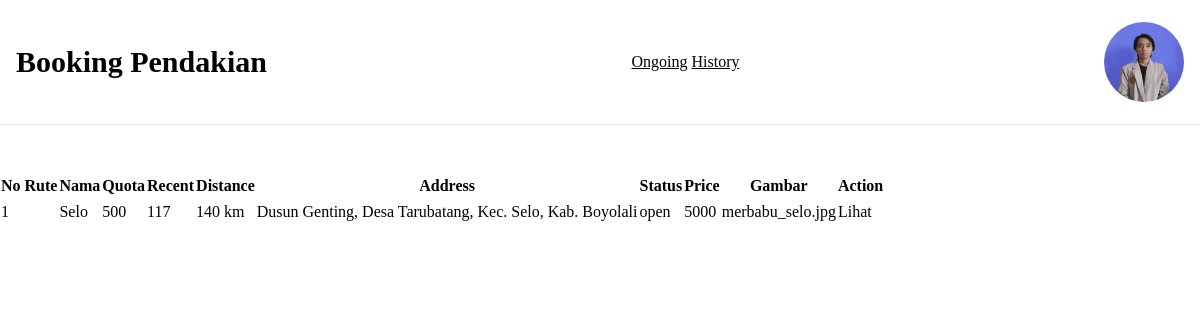
Page /mountaindetail.php (signed in) on the committed database.
### tables this page shows
CREATE TABLE `user_detail` (
  `user_detail_id` int(11) NOT NULL,
  `user_id` int(11) DEFAULT NULL,
  `user_full_name` varchar(50) DEFAULT NULL,
  `user_phone_number` varchar(20) DEFAULT NULL,
  `user_birth_date` date DEFAULT NULL,
  `user_province` varchar(50) DEFAULT NULL,
  `user_city` varchar(50) NOT NULL,
  `user_district` varchar(50) DEFAULT NULL,
  `user_postal_code` char(10) DEFAULT NULL,
  `user_address` text DEFAULT NULL,
  `user_weight` decimal(5,2) DEFAULT NULL,
  `user_height` decimal(5,2) DEFAULT NULL,
  `user_photo` varchar(255) DEFAULT NULL,
  `user_identity_card` varchar(255) DEFAULT NULL,
  `user_identity_status` enum('unverified','verified','rejected') NOT NULL
);

CREATE TABLE `route` (
  `route_id` int(11) NOT NULL,
  `mountain_id` int(11) DEFAULT NULL,
  `route_name` varchar(50) DEFAULT NULL,
  `route_quota` int(11) NOT NULL,
  `route_recent` int(11) NOT NULL,
  `route_distance` int(11) NOT NULL,
  `route_address` text DEFAULT NULL,
  `route_status` enum('open','close') DEFAULT NULL,
  `route_price` int(11) DEFAULT NULL,
  `route_img` varchar(255) DEFAULT NULL
);

### src/mountaindetail.php (the view, shortened to what this page needs)
<?php
include 'connection.php';
$queryRute = $conn->query("SELECT * FROM `route`");
$dataRute = array();
while ($row = $queryRute->fetch_assoc()) {
    $dataRute[] = $row;
}
?>
<!DOCTYPE html>
<html lang="en">
<head>
    <link rel="stylesheet" href="../dist/output.css">
</head>
<body>
    <?php include './components/navbar.php'; ?>
    <table>
        <tr>
            <th>No Rute</th>
            <th>Nama</th>
            <th>Quota</th>
            <th>Recent</th>
            <th>Distance</th>
            <th>Address</th>
            <th>Status</th>
            <th>Price</th>
            <th>Gambar</th>
            <th>Action</th>
        </tr>
        <?php foreach ($dataRute as $key => $value) : ?>
            <tr>
                <td><?php echo $key + 1 ?></td>
                <td><?php echo $value['route_name'] ?> </td>
                <td><?php echo $value['route_quota'] ?> </td>
                <td><?php echo $value['route_recent'] ?></td>
                <td><?php echo $value['route_distance'] ?> km</td>
                <td><?php echo $value['route_address'] ?></td>
                <td><?php echo $value['route_status'] ?></td>
                <td><?php echo $value['route_price'] ?></td>
                <td><?php echo $value['route_img'] ?></td>
                <td><a href="routedetail.php?route=<?php echo $value['route_id'] ?>">Lihat</a></td>
            </tr>
        <?php endforeach; ?>
</body>
</html>

### src/components/navbar.php (shortened to what this page needs)
<nav class="flex justify-between items-center px-4 py-5  h-[125px] mx-auto border-b mb-12 relative">
    <div>
        <a href="./index.php" class="text-3xl font-black">Booking Pendakian</a>
    </div>
    <div>
        <a href="./ongoing.php" class="underline">Ongoing</a>
        <a href="./history.php" class="underline">History</a>
    </div>
    <div class="flex items-center">
        <?php if (!isset($_SESSION['user'])) : ?>
            <a href="../src/login" class="bg-blue-500 text-white font-semibold w-[90px] py-2 rounded-sm hover:bg-blue-400 text-center block">Sign In</a>
        <?php else : ?>
            <div class="flex items-center gap-4">
                <div id='UserProfile' class="w-20 h-20 flex items-center overflow-hidden rounded-full object-cover cursor-pointer" onclick="handleProfileComponents()">
                    <?php
                    $userId = $_SESSION['user']['user_id'];
                    $result = $conn->query("SELECT user_photo FROM user_detail WHERE user_id = $userId");
                    if ($result && $result->num_rows > 0) {
                        $user_data = $result->fetch_assoc();
                        $userPhoto = $user_data['user_photo'];
                    ?>
                        <img src="../assets/img/userdata/<?php echo $userPhoto; ?>?timestamp=<?php echo time(); ?>" alt="user_profile">
                    <?php
                    } else {
                    ?>
                        <img src="../assets/default-profile.png" alt="user_profile">
                    <?php
                    }
                    ?>
                </div>
            </div>
        <?php endif; ?>
    </div>
</nav>

### src/components/navbar.php (style rules this page uses)
nav { background: white }

### rows in the picture
user_detail: user_photo (picture)
route: route_name "Selo", route_quota "500", route_recent "117", route_distance "140", route_address "Dusun Genting, Desa Tarubatang, Kec. Selo, Kab. Boyolali", route_status "open", route_price "5000", route_img "merbabu_selo.jpg"
